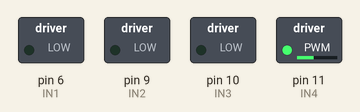
A sketch run on a simulated Arduino Uno, built with avr-gcc and run on an emulated ATmega328P. On the bench: switched loads named in the sketch (green lamp = pin HIGH).

Above: at 0.05 s.
At 3.5 s:
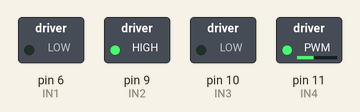
At 7.0 s:
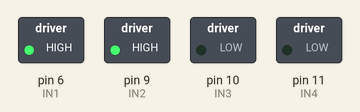
Timing chart, 0 to 8.1 s (numbered marks = the images above):
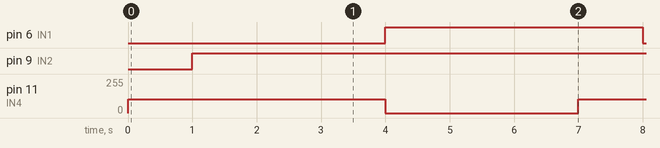

Measured:
- by itself, pin 6 (IN1): alternates HIGH for 4.0 s and LOW for 3.0 s
- by itself, pin 9 (IN2): LOW → HIGH at 1.0 s
- by itself, pin 11 (IN4): alternates 105/255 for 4.0 s and 0/255 for 3.0 s

The sketch:

gira_carro.ino
```cpp
//Carrega a biblioteca do sensor ultrassonico
#include <Ultrasonic.h>

//Define os pinos para o trigger e echo
#define pino_trigger 4
#define pino_echo 5

//Inicializa o sensor nos pinos definidos acima
Ultrasonic ultrasonic(pino_trigger, pino_echo);

//Definicoes pinos Arduino ligados a entrada da Ponte H
int IN1 = 6;
int IN2 = 9;
int IN3 = 10;
int IN4 = 11;
int incomingByte = 0;


void setup()
{
  //Define os pinos como saida
 pinMode(IN1, OUTPUT);
 pinMode(IN2, OUTPUT);
 pinMode(IN3, OUTPUT);
 pinMode(IN4, OUTPUT);
 Serial.begin(9600);
}

void liga_motorA_horario(){
   //Gira o Motor A no sentido horario
   digitalWrite(IN1, HIGH);
   digitalWrite(IN2, LOW);
   analogWrite(IN3, 0);
   analogWrite(IN4, 105);
   delay(1000);
   //Para o motor A
   digitalWrite(IN1, HIGH);
   digitalWrite(IN2, HIGH);
   analogWrite(IN3, 0);
   analogWrite(IN4, 0);
   delay(500);
}

void liga_motorA_antihorario(){
    //Gira o Motor A no sentido anti-horario
   digitalWrite(IN1, LOW);
   digitalWrite(IN2, HIGH);
   analogWrite(IN3, 0);
   analogWrite(IN4, 105);
   delay(1000);
   //Para o motor A
   digitalWrite(IN1, HIGH);
   digitalWrite(IN2, HIGH);
   analogWrite(IN3, 0);
   analogWrite(IN4, 0);
   delay(500);
}

void liga_motorB_horario(){
   //Gira o Motor B no sentido horario
   analogWrite(IN3, 0);
   analogWrite(IN4, 105);
   delay(1000);
   analogWrite(IN3, 0);
   analogWrite(IN4, 0);
}

void liga_motorB_antihorario(){
   //Gira o Motor B no sentido anti-horario
   analogWrite(IN3, 105);
   analogWrite(IN4, 0);
   delay(1000);
   analogWrite(IN3, 0);
   analogWrite(IN4, 0);
}

void loop()
{
  //float cmMsec, inMsec;
 //long microsec = ultrasonic.timing();
  //cmMsec = ultrasonic.convert(microsec, Ultrasonic::CM);
  //inMsec = ultrasonic.convert(microsec, Ultrasonic::IN);
  //Exibe informacoes no serial monitor
  //Serial.print("Distancia em cm: ");
  //Serial.print(cmMsec);
  //Serial.print(" - Distancia em polegadas: ");
  //Serial.println(inMsec);

  //if(cmMsec > 10){
  //  analogWrite(IN3, 0);
  //  analogWrite(IN4, 90);
  //}else{
  //  analogWrite(IN3, 0);
  //  analogWrite(IN4, 0);
 // }

  analogWrite(IN3, 0);
   analogWrite(IN4, 105);
   delay(1000);
    digitalWrite(IN1, LOW);
   digitalWrite(IN2, HIGH);
   analogWrite(IN3, 0);
   analogWrite(IN4, 105);
   delay(3000);
   analogWrite(IN3, 0);
   analogWrite(IN4, 0);
   digitalWrite(IN1, HIGH);
   digitalWrite(IN2, HIGH);
   delay(3000);
  /*if (Serial.available() > 0) {
    // read the incoming byte:
    incomingByte = Serial.read() - 48;

    // say what you got:
    //Serial.print("I received: ");
    int val = Serial.parseInt(); //read int or parseFloat for ..float...

    Serial.println(val);
    if(incomingByte == 1){
      liga_motorB_antihorario();
    }else{
      if(incomingByte == 2){
        Serial.println("AGORA VAI");
        liga_motorB_horario();
      }else{
        if(incomingByte == 3){
          liga_motorA_horario();
          Serial.println("AGORA VAI");
        }else{
          if(incomingByte == 4){
            liga_motorA_antihorario();
            Serial.println("AGORA VAI");
          }else{
            Serial.println("NAO RECEBI NADA");
          }
        }
      }
    }
    delay(2000);
  }else{
    Serial.println("NAO RECEBI NADA");
  }*/
}
```
